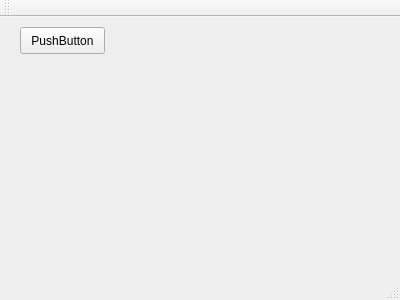
<?xml version="1.0" encoding="UTF-8"?>
<ui version="4.0">
 <class>MainWindow</class>
 <widget class="QMainWindow" name="MainWindow">
  <property name="geometry">
   <rect>
    <x>0</x>
    <y>0</y>
    <width>400</width>
    <height>300</height>
   </rect>
  </property>
  <property name="windowTitle">
   <string>MainWindow</string>
  </property>
  <widget class="QWidget" name="centralWidget">
   <widget class="QPushButton" name="pushButton">
    <property name="geometry">
     <rect>
      <x>20</x>
      <y>10</y>
      <width>85</width>
      <height>27</height>
     </rect>
    </property>
    <property name="text">
     <string>PushButton</string>
    </property>
   </widget>
  </widget>
  <widget class="QMenuBar" name="menuBar">
   <property name="geometry">
    <rect>
     <x>0</x>
     <y>0</y>
     <width>400</width>
     <height>23</height>
    </rect>
   </property>
  </widget>
  <widget class="QToolBar" name="mainToolBar">
   <attribute name="toolBarArea">
    <enum>TopToolBarArea</enum>
   </attribute>
   <attribute name="toolBarBreak">
    <bool>false</bool>
   </attribute>
  </widget>
  <widget class="QStatusBar" name="statusBar"/>
 </widget>
 <layoutdefault spacing="6" margin="11"/>
 <resources/>
 <connections/>
</ui>
